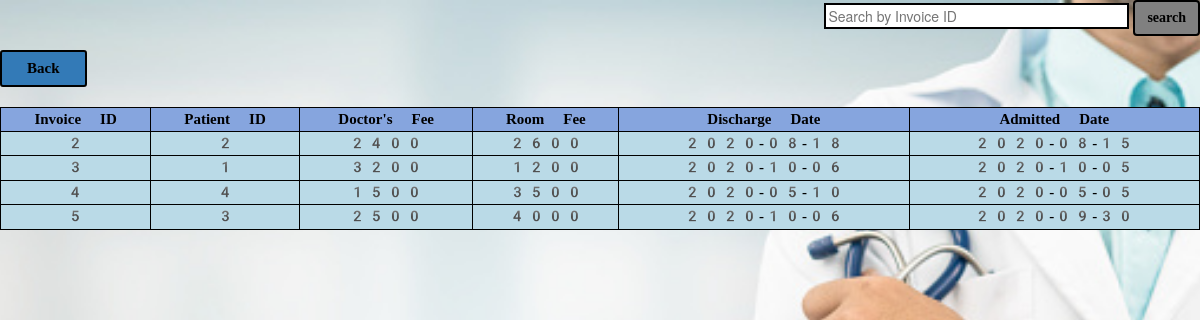
Screenshot of /rukshika/checkinvoice.php with the database file from the repository.
### tables this page shows
CREATE TABLE `invoice` (
  `invoice_id` int(50) NOT NULL,
  `patient_id` int(50) NOT NULL,
  `doctor_fee` int(50) NOT NULL,
  `room_fee` int(50) NOT NULL,
  `discharge_date` date NOT NULL
);

CREATE TABLE `patient` (
  `patient_id` int(50) NOT NULL,
  `patient_name` varchar(50) NOT NULL,
  `gender` varchar(50) NOT NULL,
  `age` int(50) NOT NULL,
  `address` varchar(50) NOT NULL,
  `phone_no` int(50) NOT NULL,
  `doctor_id` int(50) NOT NULL,
  `admitted_date` date NOT NULL,
  `blood_group` varchar(50) NOT NULL,
  `weight` varchar(50) NOT NULL,
  `alergies` varchar(50) NOT NULL,
  `family_history` varchar(50) NOT NULL,
  `surgeries` varchar(50) NOT NULL,
  `medication` varchar(50) NOT NULL,
  `wardroom_id` varchar(50) NOT NULL,
  `p_status` varchar(50) NOT NULL
);

### rukshika/checkinvoice.php (the view, shortened to what this page needs)
<?php
include('config.php');
if(isset($_POST['find']))
{
    $valueToSearch = $_POST['valueToSearch'];
    $query = "SELECT invoice.invoice_id,invoice.patient_id,invoice.doctor_fee,invoice.room_fee,invoice.discharge_date,patient.admitted_date FROM invoice INNER JOIN patient WHERE CONCAT(`invoice_id`) LIKE '%".$valueToSearch."%'";
    $search_result = filterTable($query);
}
 else {
    $query = "SELECT invoice.invoice_id,invoice.patient_id,invoice.doctor_fee,invoice.room_fee,invoice.discharge_date,patient.admitted_date FROM invoice INNER JOIN patient on invoice.patient_id = patient.patient_id";
    $search_result = filterTable($query);
}
function filterTable($query)
{
    $connect = mysqli_connect("localhost", "root", "", "arogya");
    $filter_Result = $connect->query($query);
    return $filter_Result;
}
?>
<!DOCTYPE html>
<html lang="en">
<head>
    <link href="bootstrap-3.4.1-dist/css/bootstrap.min.css" rel="stylesheet" type="text/css">
    <link href="bootstrap-3.4.1-dist/js/bootstrap.min.js" rel="stylesheet" type="text/css">
    <link href="style.css" type="text/css" rel="stylesheet">
</head>
<body>
<form action="checkinvoice.php" method="post" style="text-align:right;">
<input type="search" placeholder="Search by Invoice ID" style="background-color:white;color:black;border:2px solid black;padding-right:130px;" placeholder="Search.." id="valueToSearch" name="valueToSearch"/>
  <button type="submit" class="btn btn-primary"  style="background-color:grey;color:black;border:2px solid black;" name="find" value="Search">search</button>
    </form>
    <a href="invoice.php">
    <button type="button" class="btn btn-primary btn-sm" style="font-size:15px;padding-left:25px;padding-right:25px;color:black;border:2px solid black;">Back</button>  </a>
    <form><br>
    <table id="editable_table"class="table table-bordered table-condensed table-striped">
        <thead>
        <tr>
                <th>Invoice ID</th>
                <th>Patient ID</th>
                <th>Doctor's Fee</th>
                <th>Room Fee</th>
                <th>Discharge Date</th>
                <th>Admitted Date</th>
            </tr>
</thead>
<tbody>
            <?php
                while($row=$search_result->fetch_assoc())
                {
            echo"<tr>";
            echo"<td>"; echo $row['invoice_id'];echo"</td>";
            echo"<td>"; echo $row['patient_id'];echo"</td>";
            echo"<td>"; echo $row['doctor_fee'];echo"</td>";
            echo"<td>"; echo $row['room_fee'];echo"</td>";
            echo"<td>"; echo $row['discharge_date'];echo"</td>";
            echo"<td>"; echo $row['admitted_date'];echo"</td>";
           echo "</tr>";
                }
          ?>
            </tbody>
        </table>
            </form>
</body>
</html>

### rukshika/style.css (style rules this page uses)
body { background-repeat:no-repeat; background-image: url("image/image3.jpg"); background-size: cover; }
.btn { font-weight: bolder; font-family: serif; }
table { margin: 0 auto black; font-size:small; }
td { background-color: #badae7; border: 2px solid black; font-weight: bolder; }
th { border:2px solid black; color: black; text-align: center; }
td { font-weight: bolder; border: 2px solid black; padding: 0px; text-align: center; color: black; font-family: 'emoji'; }
.table-bordered>tbody>tr>td, .table-bordered>tbody>tr>th, .table-bordered>tfoot>tr>td, .table-bordered>tfoot>tr>th, .table-bordered>thead>tr>td,.table-bordered>thead>tr>th { border: 1px solid black; }
.table>caption+thead>tr:first-child>td, .table>caption+thead>tr:first-child>th, .table>colgroup+thead>tr:first-child>td, .table>colgroup+thead>tr:first-child>th, .table>thead:first-child>tr:first-child>td, .table>thead:first-child>tr:first-child>th { border: 1px solid black; background-color: rgb(134, 165, 222); font-family: 'emoji'; }
.table-condensed>tbody>tr>td, .table-condensed>tbody>tr>th, .table-condensed>tfoot>tr>td, .table-condensed>tfoot>tr>th, .table-condensed>thead>tr>td, .table-condensed>thead>tr>th { padding: 1px; }
a:link { text-decoration: none; }

### rukshika/checkinvoice.php (style rules this page uses)
td { font-size:15px; }
tr { font-size:15px; }

### rows the page displays
invoice: invoice_id "2", patient "2", doctor_fee "2400", room_fee "2600", discharge_date "2020-08-18", patient.admitted_date "2020-08-15"
invoice: invoice_id "3", patient "1", doctor_fee "3200", room_fee "1200", discharge_date "2020-10-06", patient.admitted_date "2020-10-05"
invoice: invoice_id "4", patient "4", doctor_fee "1500", room_fee "3500", discharge_date "2020-05-10", patient.admitted_date "2020-05-05"
invoice: invoice_id "5", patient "3", doctor_fee "2500", room_fee "4000", discharge_date "2020-10-06", patient.admitted_date "2020-09-30"
